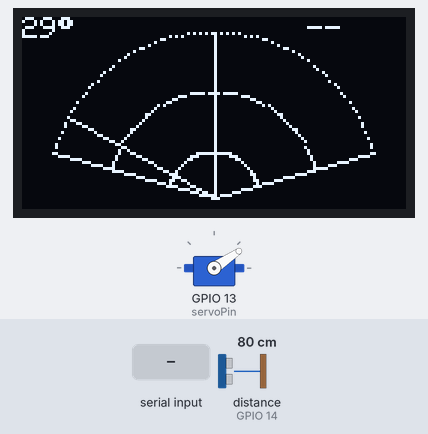
Bench run of a sketch on a simulated ESP32. Parts: servo, 128×64 one-colour display. Wiring (inferred from the names in the program): ultrasonic range finder: trigger GPIO 27; echo GPIO 14. The inputs (shaded band) are chosen by the test bench; at power-on: distance to the obstacle (sensor on GPIO 14) 80 cm. The echo pulse lasts 58.3 µs per cm; what the sketch prints to the serial monitor is not drawn.

Above: at 1.2 s.
1.3 s: distance to the obstacle (sensor on GPIO 14) set to 44 cm
At 1.78 s:
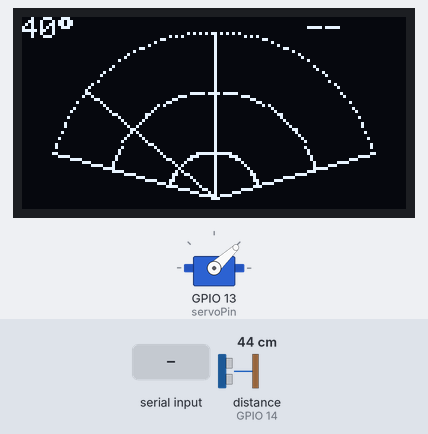
4.1 s: distance to the obstacle (sensor on GPIO 14) set to 36 cm
At 4.59 s:
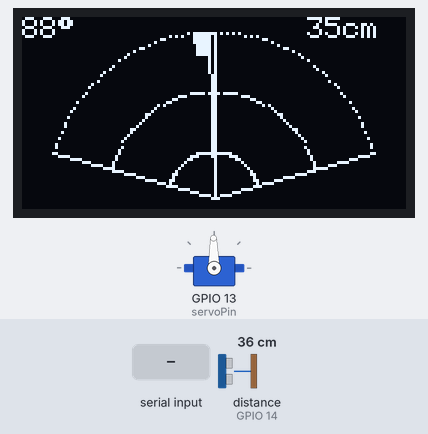
6.9 s: "H,45\n" received over Serial
At 7.6 s:
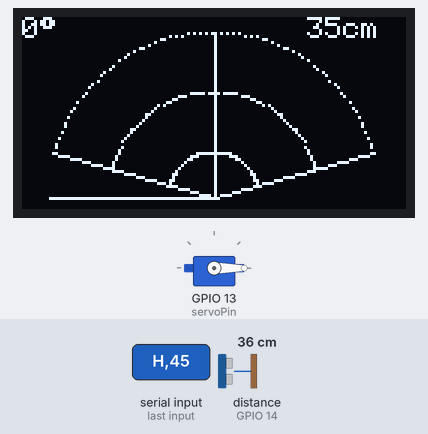
8.5 s: "S\n" received over Serial
At 9.09 s:
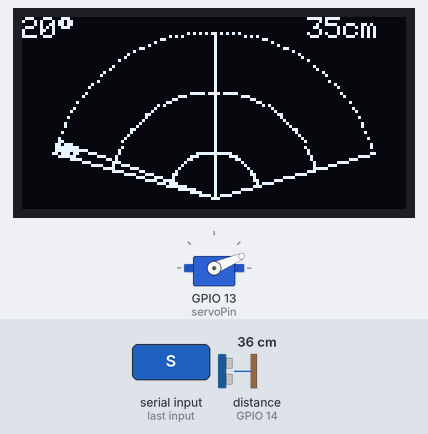
11.4 s: distance to the obstacle (sensor on GPIO 14) set to 250 cm
At 12.5 s:
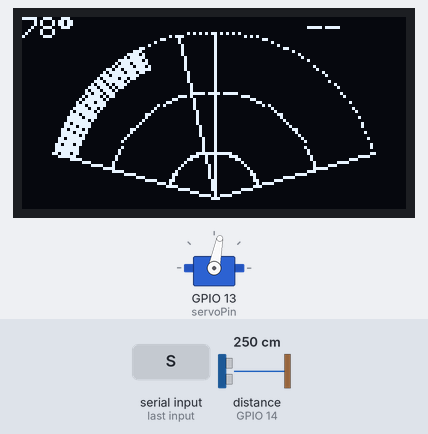
14.4 s: distance to the obstacle (sensor on GPIO 14) set to 2 cm
At 14.85 s:
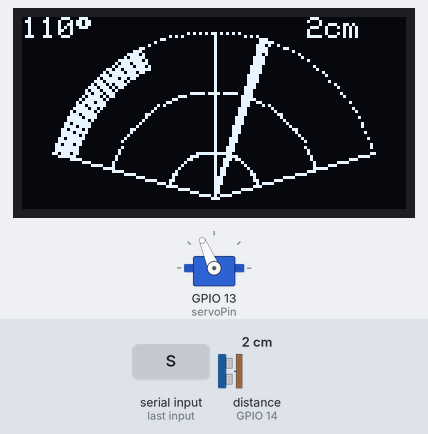
Timing chart, 0 to 18.4 s (numbered marks = the images above; inputs shaded):
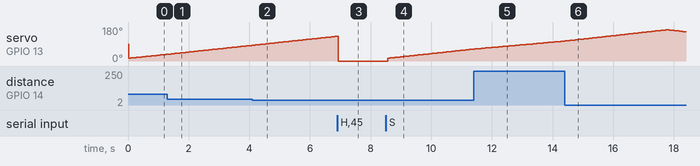

Measured:
- the behaviour switches between 41 and 40 cm on distance to the obstacle (sensor on GPIO 14) (found by bisection; images 1 and 2)
- after the input at 4.1 s, the display: changes after 0.32 s (image 2)
- after the input at 8.5 s, servo on GPIO 13 (servoPin): moves from 0° to 63° over 2.8 s, starting after 0.07 s; the display: changes after 0.42 s (image 4)
- after the input at 14.4 s, the display: changes after 0.29 s (image 6)

The sketch:

radar.ino
```cpp
#include <ESP32Servo.h>
#include <Wire.h>
#include <Adafruit_GFX.h>
#include <Adafruit_SSD1306.h>

#define SCREEN_WIDTH 128
#define SCREEN_HEIGHT 64
#define OLED_RESET -1
Adafruit_SSD1306 display(SCREEN_WIDTH, SCREEN_HEIGHT, &Wire, OLED_RESET);

const int trigPin = 27;
const int echoPin = 14;
const int servoPin = 13;
Servo myServo;

int objDistance[181]; // stores last known distance per angle, 0 = nothing detected

// ---- test additions ----
unsigned long lastEchoUs = 0;   // raw echo pulse width from the last ping (us)
float lastDistanceCm = 0;       // distance with decimals
bool holdMode = false;          // true = servo parked at holdAngle
int holdAngle = 90;

void setup() {
  pinMode(trigPin, OUTPUT);
  pinMode(echoPin, INPUT);

  Serial.begin(115200);

  myServo.setPeriodHertz(50);
  myServo.attach(servoPin, 500, 2400);

  Wire.begin(32, 33); // SDA, SCL

  if (!display.begin(SSD1306_SWITCHCAPVCC, 0x3C)) {
    for (;;);
  }
  display.clearDisplay();
  display.setTextColor(SSD1306_WHITE);

  clearDetections();
}

void loop() {
  if (holdMode) {
    runStep(holdAngle);
    return;
  }

  clearDetections();
  for (int i = 15; i <= 165 && !holdMode; i++) {
    runStep(i);
  }

  clearDetections();
  for (int i = 165; i > 15 && !holdMode; i--) {
    runStep(i);
  }
}

// One radar step: check for commands, move, ping, report, draw
void runStep(int angle) {
  checkSerial();
  if (holdMode) angle = holdAngle;

  myServo.write(angle);
  delay(30);
  int distance = calculateDistance();
  sendData(angle);
  updateOLED(angle, distance);
}

// Commands from the PC: "H90" = hold at 90 degrees, "S" = resume sweep
void checkSerial() {
  if (!Serial.available()) return;
  String cmd = Serial.readStringUntil('\n');
  cmd.trim();
  if (cmd.startsWith("H")) {
    holdAngle = constrain(cmd.substring(1).toInt(), 0, 180);
    holdMode = true;
  } else if (cmd == "S") {
    holdMode = false;
  }
}

void clearDetections() {
  for (int i = 0; i < 181; i++) {
    objDistance[i] = 0;
  }
}

int calculateDistance() {
  digitalWrite(trigPin, LOW);
  delayMicroseconds(2);
  digitalWrite(trigPin, HIGH);
  delayMicroseconds(10);
  digitalWrite(trigPin, LOW);

  lastEchoUs = pulseIn(echoPin, HIGH, 30000);   // 30 ms timeout (Test 4 finding)
  lastDistanceCm = lastEchoUs * 0.0343 / 2.0;   // speed of sound at ~20 C (Test 2 finding)
  return (int)lastDistanceCm;
}

// One CSV line per reading: angle,distance_cm,echo_us
void sendData(int angle) {
  Serial.print(angle);
  Serial.print(",");
  Serial.print(lastDistanceCm, 2);
  Serial.print(",");
  Serial.println(lastEchoUs);
}

void updateOLED(int angle, int dist) {
  if (dist < 40 && dist > 0) {
    objDistance[angle] = dist;
  } else {
    objDistance[angle] = 0;
  }

  display.clearDisplay();

  int centerX = 64;
  int centerY = 60;
  int maxRadius = 55;

  for (int r = 15; r <= maxRadius; r += 20) {
    for (int a = 15; a <= 165; a += 2) {
      float rad = radians(a);
      int x = centerX - r * cos(rad);
      int y = centerY - r * sin(rad);
      display.drawPixel(x, y, SSD1306_WHITE);
    }
  }

  float rad15 = radians(15);
  float rad165 = radians(165);
  display.drawLine(centerX, centerY, centerX - maxRadius * cos(rad15), centerY - maxRadius * sin(rad15), SSD1306_WHITE);
  display.drawLine(centerX, centerY, centerX - maxRadius * cos(rad165), centerY - maxRadius * sin(rad165), SSD1306_WHITE);
  display.drawLine(centerX, centerY, centerX, centerY - maxRadius, SSD1306_WHITE);

  for (int a = 15; a <= 165; a++) {
    if (objDistance[a] > 0) {
      float rad = radians(a);
      int objRadius = map(objDistance[a], 0, 40, 0, maxRadius);
      int objX = centerX - objRadius * cos(rad);
      int objY = centerY - objRadius * sin(rad);
      int edgeX = centerX - maxRadius * cos(rad);
      int edgeY = centerY - maxRadius * sin(rad);
      display.drawLine(objX, objY, edgeX, edgeY, SSD1306_WHITE);
    }
  }

  float sweepRad = radians(angle);
  int sweepX = centerX - maxRadius * cos(sweepRad);
  int sweepY = centerY - maxRadius * sin(sweepRad);
  display.drawLine(centerX, centerY, sweepX, sweepY, SSD1306_WHITE);

  display.setTextSize(1);
  display.setCursor(0, 0);
  display.print(angle);
  display.print((char)247);
  display.setCursor(95, 0);
  if (dist < 40 && dist > 0) {
    display.print(dist);
    display.print("cm");
  } else {
    display.print("--");
  }

  display.display();
}
```
